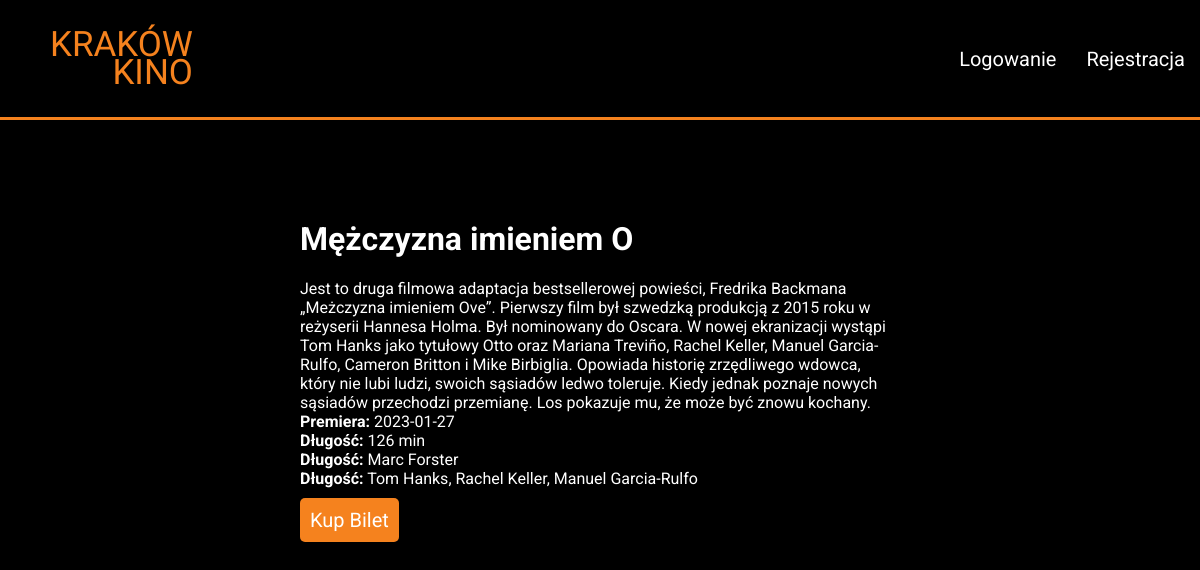
The app's page /movies.php?id=3 with its own data.
### tables this page shows
CREATE TABLE `movies` (
  `movie_id` int(11) NOT NULL,
  `title` varchar(20) NOT NULL,
  `image` varchar(40) NOT NULL,
  `description` text NOT NULL,
  `premiere` date NOT NULL,
  `length` varchar(10) NOT NULL,
  `director` varchar(20) NOT NULL,
  `cast` varchar(100) NOT NULL
);

### movies.php (the view, shortened to what this page needs)
<!DOCTYPE html>
<html lang="en">
<head>
    <link rel="stylesheet" href="css/style.css" type="text/css">
</head>
<body onload="loadShowings(<?php echo $_GET['id']; ?>)">
    <nav>
        <a href="index.php" class="logoLink"><div class="logo">KRAKÓW<br/>KINO</div></a>
        <div class="accBtnHolder">
            <?php if(!isset($_SESSION['login'])): ?>
            <div class="accBtn" onclick="document.getElementById('loginDialog').show()">Logowanie</div>
            <div class="accBtn" onclick="document.getElementById('registerDialog').show()">Rejestracja</div>
            <?php else: ?>
                <?php echo $_SESSION['login']; ?>
            <?php endif; ?>
        </div>
    </nav>
    <main>
       <div class="filmInfoContainer">
        <?php
        include_once "db.php";
            $id = $_GET['id'];
                if($result = $mysqli -> query("SELECT * FROM movies WHERE movie_id='$id' LIMIT 1")){
                    if($result -> num_rows == 1){
                        $movieInfo = $result -> fetch_array(MYSQLI_ASSOC);
                        echo "<h1>".$movieInfo['title']."</h1>";
                        echo "<div class=\"filmInformation\">".$movieInfo['description']."</div>";
                        echo "<div class=\"filmInformation\"><b>Premiera:</b> ".$movieInfo['premiere']."</div>";
                        echo "<div class=\"filmInformation\"><b>Długość:</b> ".$movieInfo['length']."</div>";
                        echo "<div class=\"filmInformation\"><b>Długość:</b> ".$movieInfo['director']."</div>";
                        echo "<div class=\"filmInformation\"><b>Długość:</b> ".$movieInfo['cast']."</div>";
                        echo "<div class=\"ticketBtn\" onclick=\"document.getElementById('reservationDialog').show()\">Kup Bilet</div>";
                        die();
                    }
                }
        ?>

### css/style.css (style rules this page uses)
* { box-sizing: border-box!important; }
body { font-family: 'Roboto', sans-serif; background-color: black; margin: 0; }
nav { display: flex; align-items: center; flex-direction: row; justify-content: space-between; height: 120px; border-bottom: 3px solid rgb(245, 130, 30); color: white; }
.logo { font-family: 'Tilt Warp', cursive; color: rgb(245, 130, 30); font-size: 35px; padding: 50px; text-align: right; line-height: 0.8; }
.logoLink { text-decoration: none; }
.accBtnHolder { display: flex; flex-direction: row; }
.accBtn { font-size: 20px; margin: 15px; cursor: pointer; transition: color 150ms ease-in-out; }
.filmInfoContainer { width: 600px; margin-left: auto; margin-right: auto; color: white; margin-top: 100px; }
.ticketBtn { width: fit-content; background-color: rgb(245, 130, 30); color: white; font-size: 20px; padding: 10px; margin-top: 10px; text-decoration: none; border-radius: 5px; cursor: pointer; }

### records on screen
movies: title "Mężczyzna imieniem O", description "Jest to druga filmowa adaptacja bestsellerowej powieści, Fredrika Backmana „Meżczyzna imieniem Ove”. Pierwszy film był szwedzką produkcją z 2015 roku w reżyserii Hannesa Holma. Był nominowany do Oscara. W nowej ekranizacji wystąpi Tom Hanks jako tytułowy Otto oraz Mariana Treviño, Rachel Keller, Manuel Garcia-Rulfo, Cameron Britton i Mike Birbiglia. Opowiada historię zrzędliwego wdowca, który nie lubi ludzi, swoich sąsiadów ledwo toleruje. Kiedy jednak poznaje nowych sąsiadów przechodzi przemianę. Los pokazuje mu, że może być znowu kochany.", premiere "2023-01-27", length "126 min", director "Marc Forster", cast "Tom Hanks, Rachel Keller, Manuel Garcia-Rulfo"
